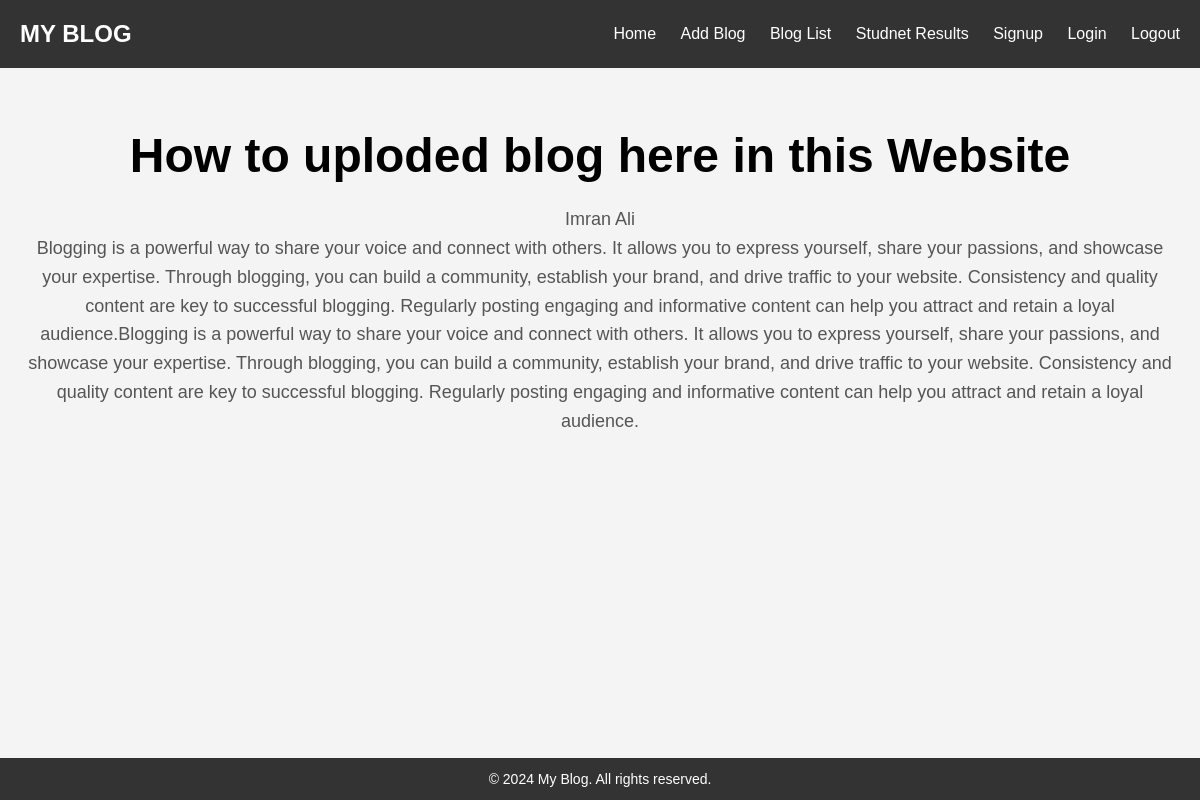
The page / on the database its author committed.
### CurdApp/models.py (models this page shows, shortened)
class About(models.Model):
    title = models.CharField(max_length=200)
    author = models.CharField(max_length=200)
    content = models.TextField()

### CurdApp/views.py (the view)
# urls.py: path('', views.index, name='index'),
def index(request):
    about = models.About.objects.all()
    return render(request, 'index.html', {'about':about})

### templates/index.html (shortened to what this page needs)
<!DOCTYPE html>
<html lang="en">
<head>
</head>
<body>
    <header>
        <div class="logo">My Blog</div>
        <nav>
            <a href="#">Home</a>
            <a href="{% url 'blog' %}">Add Blog</a>
            <a href="{% url 'blog_list' %}">Blog List</a>
            <a href="{% url 'student' %}">Studnet Results</a>
            <a href="{% url 'signup' %}">Signup</a>
            <a href="login_view ">Login</a>
            <a href="logut_view">Logout</a>
        </nav>
    </header>
     {% for about in about %}
    <div class="hero">
        <h1>{{ about.title }}</h1>
        <p>{{ about.author }}</p>
        <p>{{ about.content}}</p>
    </div>
    {% endfor %}
    <footer>
        <p>&copy; 2024 My Blog. All rights reserved.</p>
    </footer>
</body>
</html>

### templates/index.html (style rules this page uses)
* { margin: 0; padding: 0; box-sizing: border-box; }
body { margin: 0; font-family: Arial, sans-serif; line-height: 1.6; display: flex; flex-direction: column; min-height: 100vh; }
header { background-color: #333; color: #fff; padding: 15px 20px; display: flex; justify-content: space-between; align-items: center; }
header .logo { font-size: 24px; font-weight: bold; text-transform: uppercase; }
header nav a { color: #fff; text-decoration: none; margin-left: 20px; font-size: 16px; }
.hero { flex: 1; background-color: #f4f4f4; padding: 50px 20px; text-align: center; }
.hero h1 { font-size: 48px; margin-bottom: 10px; }
.hero p { font-size: 18px; color: #555; }
footer { background-color: #333; color: #fff; text-align: center; padding: 10px; font-size: 14px; }

### rows shown on the page
About: title "How to uploded blog here in this Website", author "Imran Ali", content "Blogging is a powerful way to share your voice and connect with others. It allows you to express yourself, share your passions, and showcase your expertise. Through blogging, you can build a community, establish your brand, and drive traffic to your website. Consistency and quality content are key to successful blogging. Regularly posting engaging and informative content can help you attract and retain a loyal audience.Blogging is a powerful way to share your voice and connect with others. It allows you to express yourself, share your passions, and showcase your expertise. Through blogging, you can build a community, establish your brand, and drive traffic to your website. Consistency and…"
